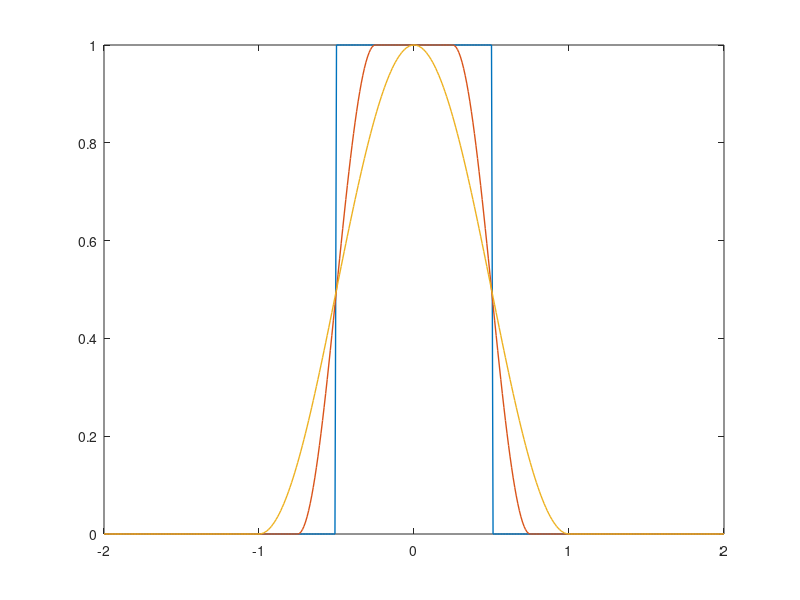

This chart was generated by the following MATLAB code: (Note: this script raises an error after producing the figure.)
%example6_8
Ts=1;                                %????????
N_sample=17;                  %??????????????
dt=Ts/N_sample;              %????????
df=1.0/(100.0*Ts);             %??????????

t=-10*Ts:dt:10*Ts;
f=-2/Ts:df:2/Ts;

alpha=[0,0.5,1];                %????????????????

for n=1:length(alpha)       %????????????????????????????????
    for k=1:length(f)
        if abs(f(k))>0.5*(1+alpha(n))/Ts
            Xf(n,k)=0;
        elseif abs(f(k))<0.5*(1-alpha(n))/Ts
             Xf(n,k)=Ts;
        else
             Xf(n,k)=0.5*Ts*(1+cos(pi*Ts/(alpha(n)+eps)*(abs(f(k))-0.5*(1-alpha(n))/Ts)));
        end
    end
    xt(n,:)=sinc(t/Ts).*(cos(alpha(n)*pi*t/Ts))./(1-4*alpha(n)^2*t.^2/Ts^2+eps);
end

figure(1)                                                 %??????????????????????????????
plot(f,Xf,'linewidth',1);
gtext('\leftarrow alpha=0')
gtext('\leftarrow alpha=0.5')
gtext('\leftarrow alpha=1')
axis([-1 1 0 1.2]);
xlabel('f/Ts');ylabel('??????????????');
figure(2)
plot(t,xt,'linewidth',1);
gtext('\uparrow alpha=0')
gtext('\uparrow alpha=0.5')
gtext('\downarrow alpha=1')
axis([-10 10 -0.5 1.1]);
xlabel('t/Ts');ylabel('??????????????');
